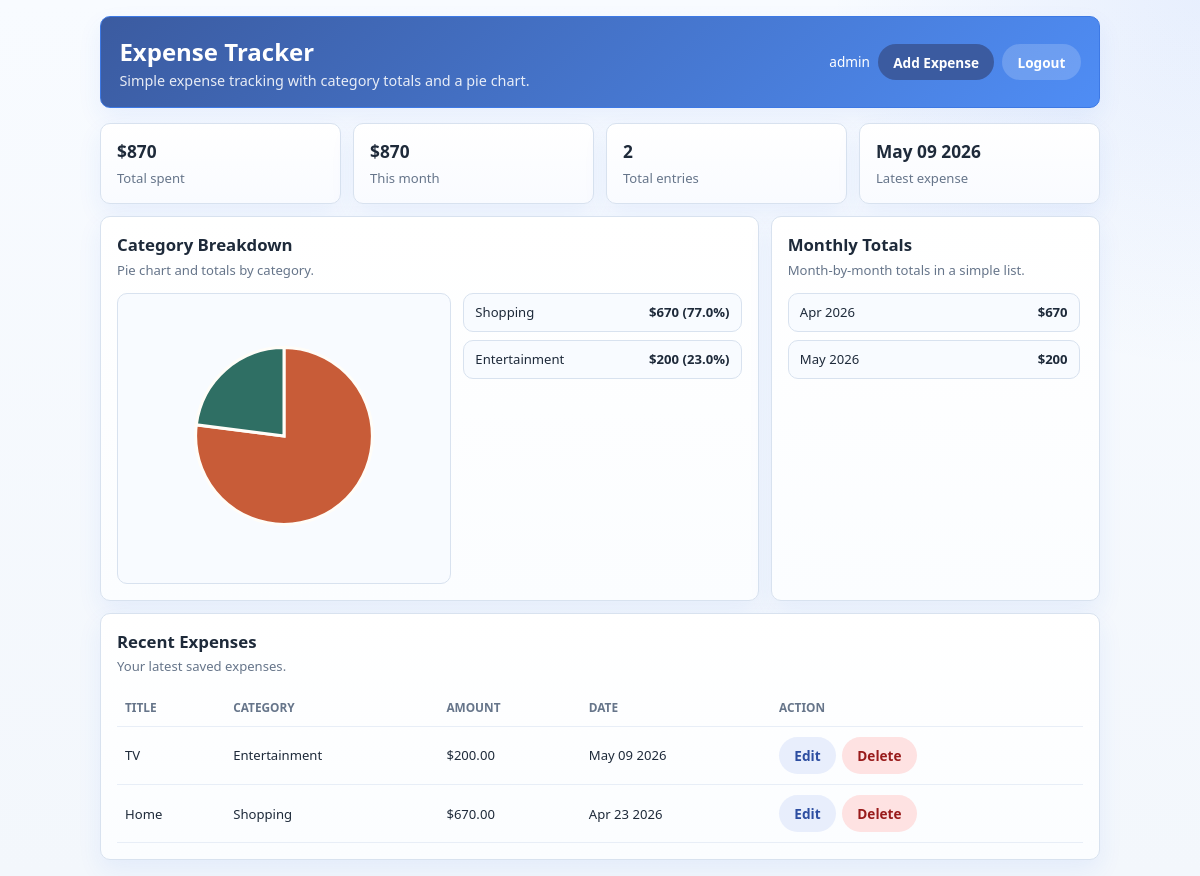
The app's page / (signed in) with its own data.
### expenses/models.py (models this page shows, shortened)
class Expense(models.Model):
    CATEGORY_CHOICES = [
        ("Food", "Food"),
        ("Transport", "Transport"),
        ("Bills", "Bills"),
        ("Shopping", "Shopping"),
        ("Health", "Health"),
        ("Entertainment", "Entertainment"),
        ("Other", "Other"),
    ]
    user = models.ForeignKey(
        settings.AUTH_USER_MODEL,
        on_delete=models.CASCADE,
        related_name="expenses",
        null=True,
        blank=True,
    )
    title = models.CharField(max_length=100)
    category = models.CharField(max_length=30, choices=CATEGORY_CHOICES)
    amount = models.DecimalField(max_digits=10, decimal_places=2)
    expense_date = models.DateField()
    created_at = models.DateTimeField(auto_now_add=True)
    class Meta:
        ordering = ["-expense_date", "-created_at"]

### expenses/views.py (the view)
# urls.py: 2. Add a URL to urlpatterns:  path('', views.home, name='home')
def home(request):
    if not request.user.is_authenticated:
        return redirect("login")
    return render(request, "expenses/home.html", build_dashboard_context(request.user))

### expenses/templates/expenses/home.html (shortened to what this page needs)
{% extends "expenses/base.html" %}
{% block content %}
<div class="page-shell">
    <header class="header">
        <div>
            <h1>Expense Tracker</h1>
            <p>Simple expense tracking with category totals and a pie chart.</p>
        </div>
        <div class="header-actions">
            <span class="username-text">{{ request.user.username }}</span>
            <button type="button" class="primary-btn" data-open-modal>Add Expense</button>
            <form method="post" action="{% url 'logout' %}">
                <button type="submit" class="secondary-btn">Logout</button>
            </form>
        </div>
    </header>
    <section class="stats-grid">
        <article class="card">
            <h2>${{ total_spent }}</h2>
            <p>Total spent</p>
        </article>
        <article class="card">
            <h2>${{ monthly_total }}</h2>
            <p>This month</p>
        </article>
        <article class="card">
            <h2>{{ expenses|length }}</h2>
            <p>Total entries</p>
        </article>
        <article class="card">
            <h2>{% if latest_expense %}{{ latest_expense.expense_date|date:"M d Y" }}{% else %}No data{% endif %}</h2>
            <p>Latest expense</p>
        </article>
    </section>
    <main class="content-grid">
        <section class="panel">
            <div class="section-heading">
                <h2>Category Breakdown</h2>
                <p>Pie chart and totals by category.</p>
            </div>
            <div class="chart-section">
                <div class="chart-box">
                    <canvas id="categoryPieChart"></canvas>
                </div>
                <div class="legend-list">
                    {% for item in category_breakdown %}
                        <div class="legend-row">
                            <span>{{ item.category }}</span>
                            <strong>${{ item.total }} ({{ item.percentage }}%)</strong>
                        </div>
                    {% empty %}
                        <p class="empty-state">Add expenses to see the pie chart.</p>
                    {% endfor %}
                </div>
            </div>
        </section>
        <section class="panel">
            <div class="section-heading">
                <h2>Monthly Totals</h2>
                <p>Month-by-month totals in a simple list.</p>
            </div>
            <div class="simple-list">
                {% for month in monthly_expenses %}
                    <div class="simple-row">
                        <span>{{ month.label }}</span>
                        <strong>${{ month.total }}</strong>
                    </div>
                {% empty %}
                    <p class="empty-state">No monthly data yet.</p>
                {% endfor %}
            </div>
        </section>
        <section class="panel full-width">
            <div class="section-heading">
                <h2>Recent Expenses</h2>
                <p>Your latest saved expenses.</p>
            </div>
            <div class="table-wrap">
                <table>
                    <thead>
                        <tr>
                            <th>Title</th>
                            <th>Category</th>
                            <th>Amount</th>
                            <th>Date</th>
                            <th>Action</th>
                        </tr>
                    </thead>
                    <tbody>
                        {% for expense in expenses %}
                            <tr>
                                <td>{{ expense.title }}</td>
                                <td>{{ expense.category }}</td>
                                <td>${{ expense.amount }}</td>
                                <td>{{ expense.expense_date|date:"M d Y" }}</td>
                                <td>
                                    <div class="action-buttons">
                                        <button
                                            type="button"
                                            class="edit-btn"
                                            data-open-edit-modal
                                            data-expense-id="{{ expense.id }}"
                                            data-title="{{ expense.title }}"
                                            data-category="{{ expense.category }}"
                                            data-amount="{{ expense.amount }}"
                                            data-expense-date="{{ expense.expense_date|date:'Y-m-d' }}"
                                        >
                                            Edit
                                        </button>
                                        <form method="post" action="{% url 'delete_expense' expense.id %}">
                                            <button type="submit" class="delete-btn">Delete</button>
                                        </form>
                                    </div>
                                </td>
                            </tr>
                        {% empty %}
                            <tr>
                                <td colspan="5" class="empty-table">No expenses added yet.</td>
                            </tr>
                        {% endfor %}
                    </tbody>
                </table>
            </div>
        </section>
    </main>
</div>
{% endblock %}

### expenses/templates/expenses/base.html (shortened to what this page needs)
{% load static %}
<!DOCTYPE html>
<html lang="en">
<head>
    <link rel="stylesheet" href="{% static 'expenses/css/styles.css' %}">
</head>
<body>
    {% block content %}{% endblock %}
</body>
</html>

### expenses/static/expenses/css/styles.css (style rules this page uses)
* { box-sizing: border-box; }
body { margin: 0; font-family: "Trebuchet MS", "Segoe UI", sans-serif; color: #1e2a3a; background: radial-gradient(circle at top right, rgba(37, 99, 235, 0.08), transparent 25%), linear-gradient(180deg, #f8fbff 0%, #f3f7fc 100%); }
button, input, select, textarea { font: inherit; }
.page-shell { width: min(1000px, calc(100% - 1.5rem)); margin: 1rem auto; }
.header, .card, .panel, .modal-card, .auth-card { background: #ffffff; border: 1px solid #d8e2ef; border-radius: 10px; box-shadow: 0 10px 24px rgba(37, 99, 235, 0.08); }
.header { display: flex; justify-content: space-between; align-items: center; gap: 1rem; padding: 1.1rem 1.15rem; margin-bottom: 0.9rem; background: linear-gradient(135deg, #3b5ba0 0%, #4f8df5 100%); border-color: #3d79e5; }
.header h1 { margin: 0; font-size: 1.5rem; color: #ffffff; }
.header p { margin: 0.2rem 0 0; max-width: 34rem; color: rgba(255, 255, 255, 0.88); font-size: 0.9rem; }
.header-actions { display: flex; align-items: center; gap: 0.5rem; }
.username-text { color: #ffffff; font-size: 0.85rem; font-weight: 500; line-height: 1; white-space: nowrap; }
.header-actions form { margin: 0; }
.primary-btn, .secondary-btn, .delete-btn, .edit-btn { border: 0; border-radius: 999px; cursor: pointer; padding: 0.55rem 0.95rem; font-size: 0.85rem; font-weight: 600; }
.primary-btn { background: #3b5ba0; color: #ffffff; }
.secondary-btn { background: rgba(255, 255, 255, 0.18); color: #ffffff; }
.delete-btn { background: #fee2e2; color: #991b1b; }
.edit-btn { background: #e8eefc; color: #2d4ea1; }
.stats-grid { display: grid; grid-template-columns: repeat(4, minmax(0, 1fr)); gap: 0.75rem; margin-bottom: 0.75rem; }
.content-grid { display: grid; grid-template-columns: 2fr 1fr; gap: 0.75rem; }
.full-width { grid-column: 1 / -1; }
.card, .panel { padding: 1rem; }
.card { background: linear-gradient(180deg, #ffffff 0%, #f9fbff 100%); }
.panel { background: linear-gradient(180deg, #ffffff 0%, #fbfdff 100%); }
.card h2 { margin: 0; font-size: 1.08rem; }
.card p { margin: 0.4rem 0 0; color: #66758a; font-size: 0.82rem; }
.section-heading h2 { margin: 0; font-size: 1.05rem; }
.section-heading p { margin: 0.3rem 0 0.85rem; color: #66758a; font-size: 0.82rem; }
.chart-section { display: grid; grid-template-columns: 1.2fr 1fr; gap: 0.75rem; align-items: start; }
.chart-box, .legend-row, .simple-row { border: 1px solid #d8e2ef; border-radius: 10px; background: #f8fbff; }
.chart-box { padding: 0.75rem; }
.legend-list, .simple-list { display: grid; gap: 0.5rem; }
.simple-list { max-height: 320px; overflow-y: auto; padding-right: 0.2rem; }
.legend-row, .simple-row { display: flex; justify-content: space-between; gap: 0.75rem; padding: 0.6rem 0.7rem; font-size: 0.82rem; }
.table-wrap { overflow-x: auto; overflow-y: auto; max-height: 360px; }
table { width: 100%; border-collapse: collapse; }
.action-buttons { display: flex; gap: 0.4rem; align-items: center; }
th, td { padding: 0.65rem 0.5rem; text-align: left; border-bottom: 1px solid #e8eef7; font-size: 0.82rem; }
th { color: #66758a; font-size: 0.74rem; text-transform: uppercase; }

### records on screen
Expense: expense_date "May 09 2026", category "Entertainment", total "200", percentage "23.0", title "TV", amount "200.00"
Expense: category "Shopping", total "670", percentage "77.0", title "Home", amount "670.00", expense_date "Apr 23 2026"

### other values on screen
{{ request.user.username }} "admin"
{{ total_spent }} "870"
{{ monthly_total }} "870"
{{ expenses|length }} "2"
{{ month.label }} "Apr 2026" "May 2026"
{{ month.total }} "670" "200"
